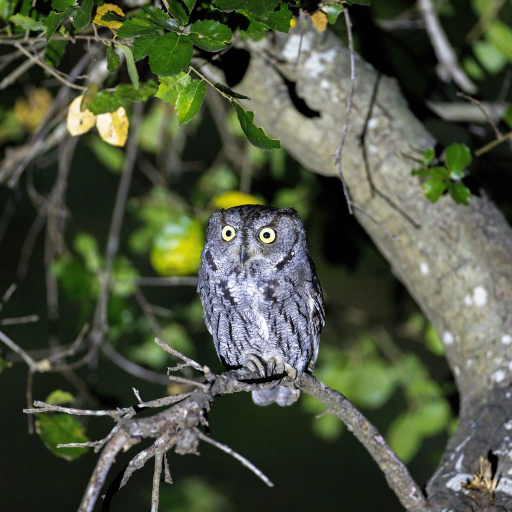
#> input picture Practice_6/image.jpg, 512 x 512 px
$ jupyter execute Task_6.ipynb
#> lines starting #> are read from the running program, lines starting #| are printed output that depends on the picture; after the words box and inside, x2 and y2 are one past the last pixel; in counts of white or black regions, pixels touching at a corner belong together
[cell 1]
import numpy as np
import cv2
import matplotlib.pyplot as plt

# Реализовать преобразование Хаара (3 ступени сжатия).

[cell 2]
image = cv2.imread('image.jpg', cv2.IMREAD_GRAYSCALE)
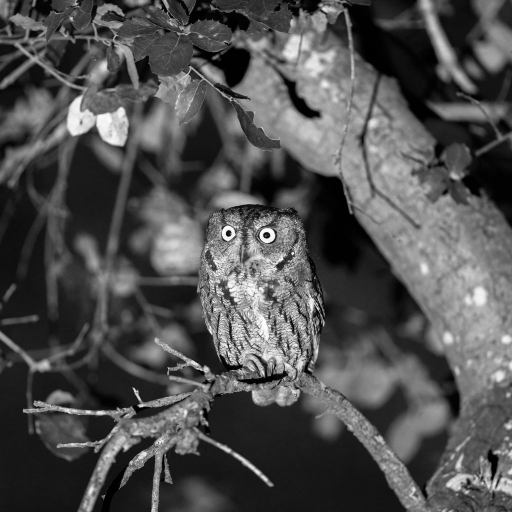
#> image: shape (512, 512); min 0, max 254, mean 80.3
plt.imshow(image, cmap='gray')

[cell 3]
def haar(image, lvls):
#> called with lvls = 1
    coeffs = image.astype(np.float32)
    for lvl in range(lvls):
        size = coeffs.shape[0] >> lvl
        block = coeffs[:size, :size]
        block = np.hstack(((block[:, 0::2] + block[:, 1::2]) / 2,
                           (block[:, 0::2] - block[:, 1::2]) / 2))
        coeffs[:size, :size] = np.vstack(((block[0::2] + block[1::2]) / 2,
                                          (block[0::2] - block[1::2]) / 2))
#> this loop made 1 pass
#> pass 1, in haar, `block = np.hstack(((block[:, 0::2] + block[:, 1::2]) / 2, (block[:, 0:..`:
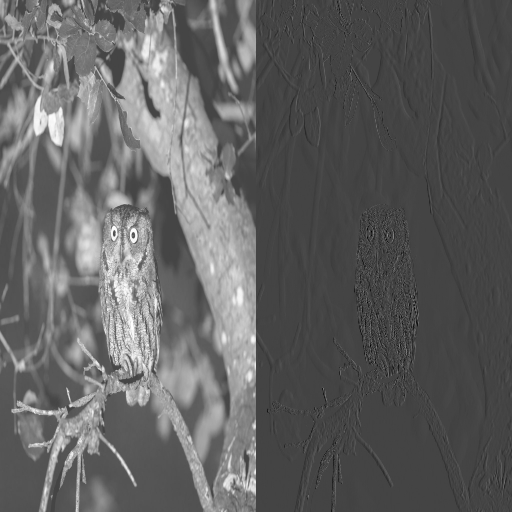
#> block: shape (512, 512) float32; min -92.5, max 253, mean 40.1; drawn with min black and max white
#> after the loop:
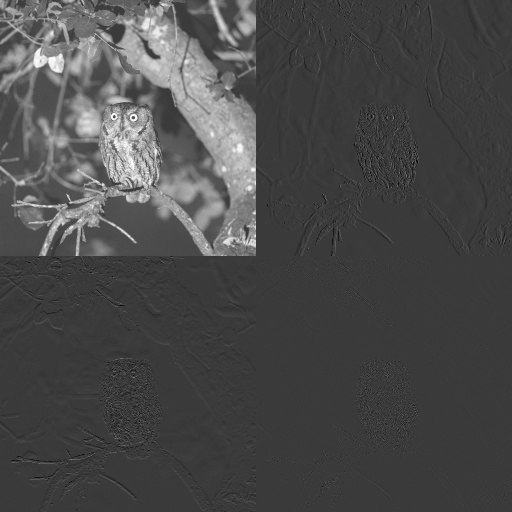
#> coeffs: shape (512, 512) float32; min -75.75, max 252.5, mean 20.1; drawn with min black and max white
    return coeffs

[cell 4]
def get_haar_vis(image, lvl):
    coeffs = haar(image, lvl)
    ll_size = 512 >> lvl

    vis_img = np.clip(np.abs(coeffs) * 5, 0, 255)
    vis_img[:ll_size, :ll_size] = coeffs[:ll_size, :ll_size]

    return vis_img

[cell 5]
# 1 ступень
plt.figure(figsize=(8, 8))
vis_img1 = get_haar_vis(image, 1)
plt.imshow(vis_img1, cmap='gray')

[cell 6]
# 2 ступень
plt.figure(figsize=(8, 8))
vis_img2 = get_haar_vis(image, 2)
#> call 2 of get_haar_vis, with lvl = 2
#> call 2 of haar, with lvls = 2
#> after the loop in haar (call 2), `for lvl in range(lvls):`:
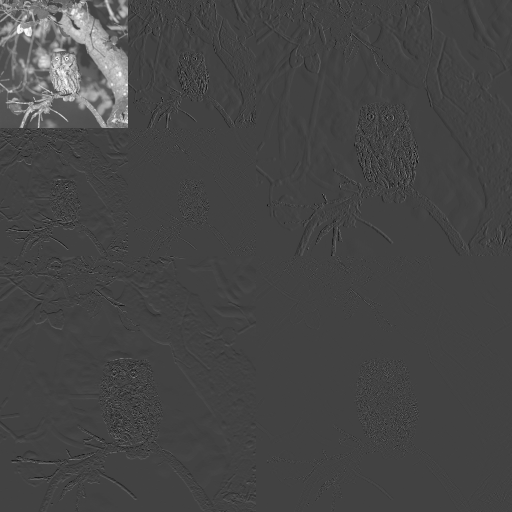
#> coeffs: shape (512, 512) float32; min -87.12, max 246.9, mean 5; drawn with min black and max white
#> in get_haar_vis (call 2), `vis_img = np.clip(np.abs(coeffs) * 5, 0, 255)`:
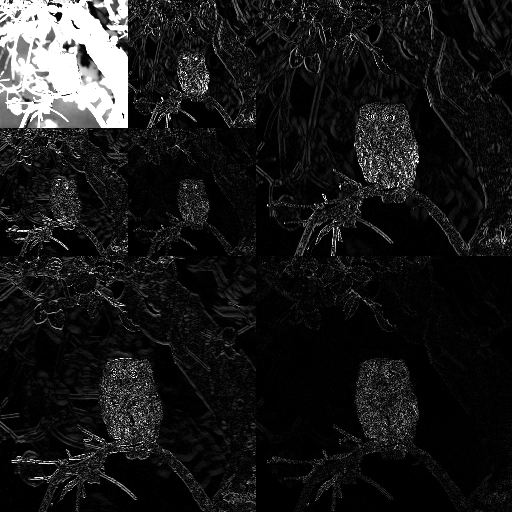
#> vis_img: shape (512, 512) float32; min 0, max 255, mean 26.4
#> in get_haar_vis (call 2), `vis_img[:ll_size, :ll_size] = coeffs[:ll_size, :ll_size]`:
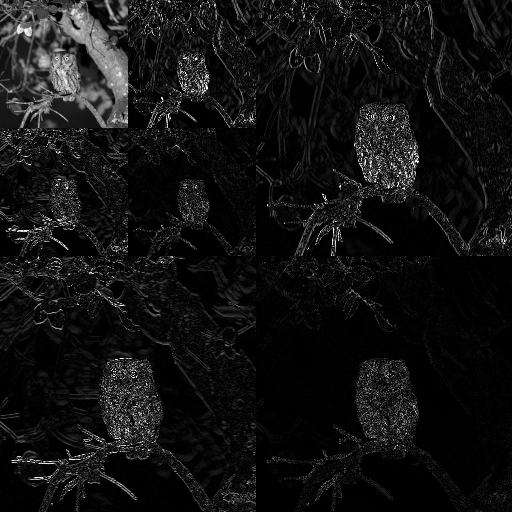
#> vis_img: shape (512, 512) float32; 6.25% of pixels changed, all inside (x1, y1, x2, y2) = (0, 0, 128, 128)
plt.imshow(vis_img2, cmap='gray')

[cell 7]
# 3 ступень
plt.figure(figsize=(8, 8))
vis_img3 = get_haar_vis(image, 3)
#> call 3 of get_haar_vis, with lvl = 3
#> call 3 of haar, with lvls = 3
#> the loop in haar (call 3), `for lvl in range(lvls):` made 3 passes
#> pass 3, in haar (call 3), `block = np.hstack(((block[:, 0::2] + block[:, 1::2]) / 2, (block[:, 0:..`:
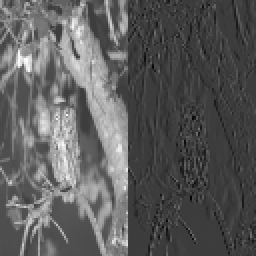
#> block: shape (128, 128) float32 (shown 2 times larger); min -75.38, max 241.8, mean 40; drawn with min black and max white
#> after the loop in haar (call 3), `for lvl in range(lvls):`:
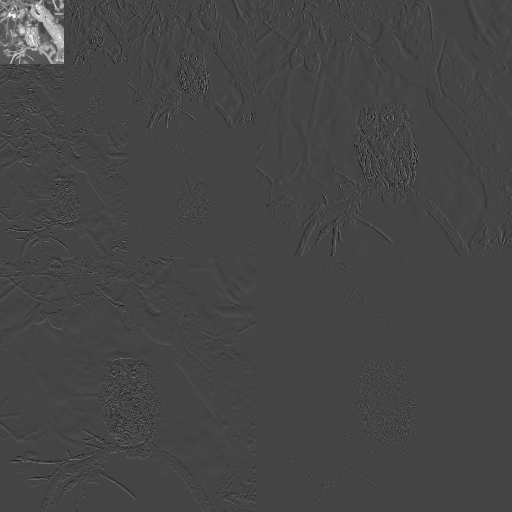
#> coeffs: shape (512, 512) float32; min -87.12, max 235.8, mean 1.2; drawn with min black and max white
#> in get_haar_vis (call 3), `vis_img = np.clip(np.abs(coeffs) * 5, 0, 255)`:
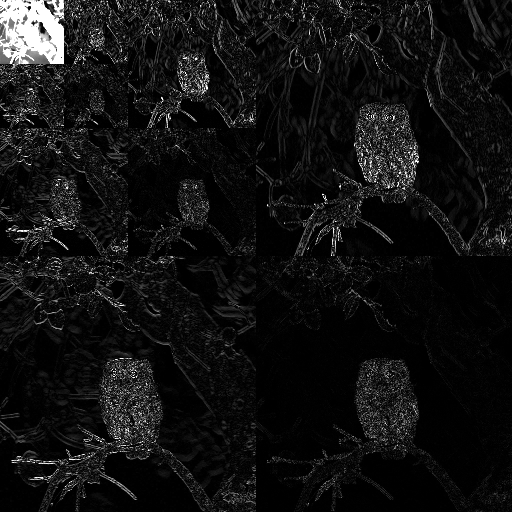
#> vis_img: shape (512, 512) float32; min 0, max 255, mean 18.1
#> in get_haar_vis (call 3), `vis_img[:ll_size, :ll_size] = coeffs[:ll_size, :ll_size]`:
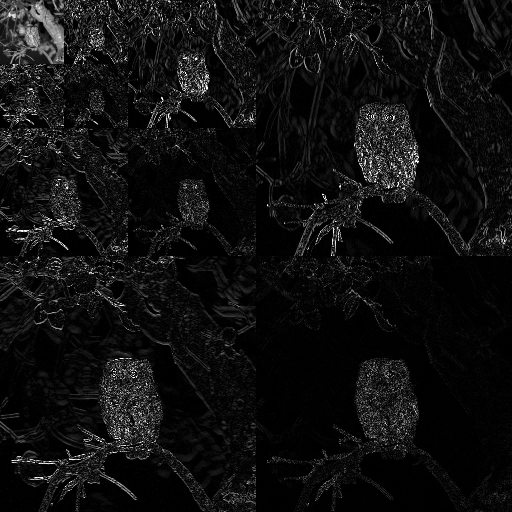
#> vis_img: shape (512, 512) float32; 1.56% of pixels changed, all inside (x1, y1, x2, y2) = (0, 0, 64, 64)
